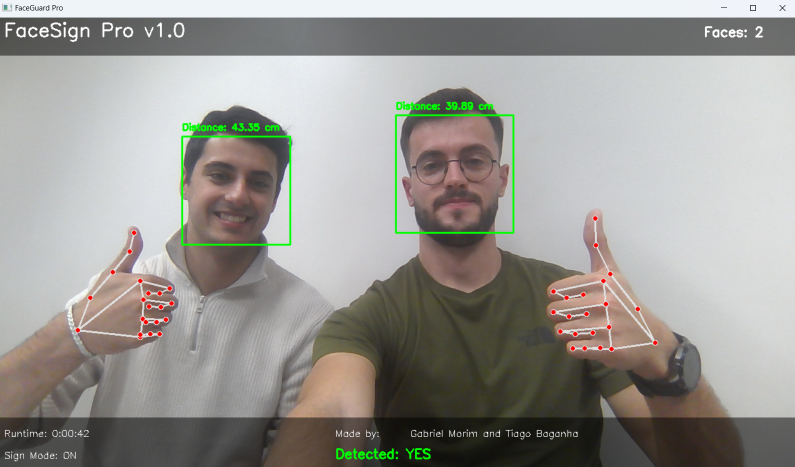
#> input picture Imagens/imagem (8).png, 1590 x 933 px, given in place of the camera (shown at 1/2 size)
$ python FaceGuardProv2.py
#> lines starting #> are read from the running program, lines starting #| are printed output that depends on the picture; after the words box and inside, x2 and y2 are one past the last pixel; in counts of white or black regions, pixels touching at a corner belong together
import cv2
import numpy as np
from datetime import datetime

class FaceGuardPro:
    def __init__(self):
        self.app_name = "FaceGuard Pro v2.0"
        self.face_cascade = cv2.CascadeClassifier(cv2.data.haarcascades + 'haarcascade_frontalface_default.xml')
        self.eye_cascade = cv2.CascadeClassifier(cv2.data.haarcascades + 'haarcascade_eye.xml')
        self.focal_length = 500
        self.known_face_width = 15
        self.face_count = 0
        self.start_time = datetime.now()
        self.credits1 = "Made by:"
        self.credits2 = "Gabriel Morim & Tiago Baganha"

    def draw_info_panel(self, frame):
        height, width = frame.shape[:2]
        overlay = frame.copy()

        # Top panel
        cv2.rectangle(overlay, (0, 0), (width, 60), (0, 0, 0), -1)

        # Bottom panel
        cv2.rectangle(overlay, (0, height-40), (width, height), (0, 0, 0), -1)
        cv2.addWeighted(overlay, 0.5, frame, 0.5, 0, frame)

        # App info
        cv2.putText(frame, self.app_name, (10, 30),
                   cv2.FONT_HERSHEY_SIMPLEX, 1, (255, 255, 255), 2)
        cv2.putText(frame, f'Faces: {self.face_count}',
                   (width - 150, 30), cv2.FONT_HERSHEY_SIMPLEX, 0.7, (255, 255, 255), 2)

        # Runtime and credits
        runtime = str(datetime.now() - self.start_time).split(".")[0]
        cv2.putText(frame, f'Runtime: {runtime}',
                   (10, height - 15), cv2.FONT_HERSHEY_SIMPLEX, 0.5, (255, 255, 255), 1)

        # Credits at bottom corners
        cv2.putText(frame, self.credits1,
                   (width//2 - 100, height - 15),
                   cv2.FONT_HERSHEY_SIMPLEX, 0.5, (255, 255, 255), 1)
        cv2.putText(frame, self.credits2,
                   (width//2 + 20, height - 15),
                   cv2.FONT_HERSHEY_SIMPLEX, 0.5, (255, 255, 255), 1)

    def detect_and_draw_eyes(self, frame, x, y, w, h):
        roi_gray = cv2.cvtColor(frame[y:y+h, x:x+w], cv2.COLOR_BGR2GRAY)
        eyes = self.eye_cascade.detectMultiScale(roi_gray)
        for (ex, ey, ew, eh) in eyes:
            cv2.rectangle(frame, (x + ex, y + ey),
                         (x + ex + ew, y + ey + eh), (255, 0, 0), 2)

    def run(self):
        cap = cv2.VideoCapture(0)
        cap.set(cv2.CAP_PROP_FRAME_WIDTH, 1280)
        cap.set(cv2.CAP_PROP_FRAME_HEIGHT, 720)

        while True:
            ret, frame = cap.read()
#> frame is the input picture: shape (933, 1590, 3); mean B, G, R 148, 152.6, 154.2
            if not ret:
                break

            gray = cv2.cvtColor(frame, cv2.COLOR_BGR2GRAY)
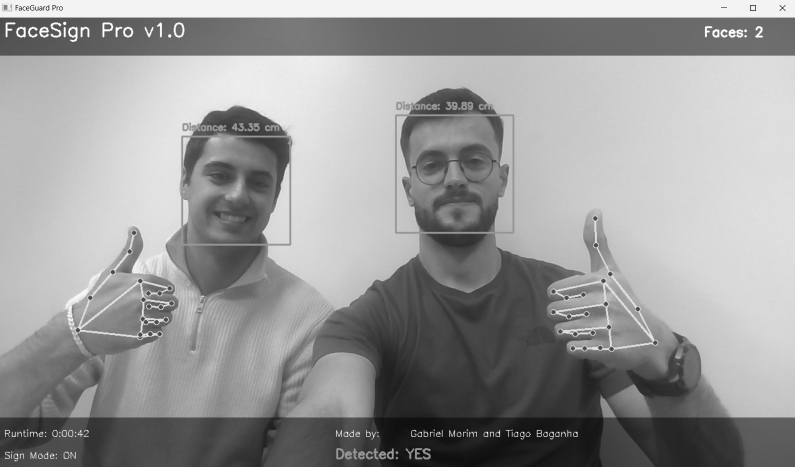
#> gray: shape (933, 1590) (shown at 1/2 size); min 0, max 255, mean 152.5
            faces = self.face_cascade.detectMultiScale(gray, 1.3, 5)
#> faces = [[790, 230, 238, 238], [361, 271, 217, 217]]

            self.face_count = len(faces)
#> self.face_count = 2
            for (x, y, w, h) in faces:
                cv2.rectangle(frame, (x, y), (x+w, y+h), (0, 255, 0), 2)

                distance = self.calculate_distance(w)
                cv2.putText(frame, f'Distance: {distance:.2f} cm',
                           (x, y-10), cv2.FONT_HERSHEY_SIMPLEX,
                           0.5, (0, 255, 0), 2)

                self.detect_and_draw_eyes(frame, x, y, w, h)

                center_x = x + w//2
                center_y = y + h//2
                cv2.circle(frame, (center_x, center_y), 2, (0, 255, 0), -1)
                cv2.line(frame, (center_x - 10, center_y),
                        (center_x + 10, center_y), (0, 255, 0), 1)
                cv2.line(frame, (center_x, center_y - 10),
                        (center_x, center_y + 10), (0, 255, 0), 1)
#> this loop made 2 passes
#> (x, y, w, h, distance, center_x, center_y) on pass 1: (790, 230, 238, 238, 31.51, 909, 349)
#> (x, y, w, h, distance, eyes in detect_and_draw_eyes, center_x, center_y) on pass 2: (361, 271, 217, 217, 34.56, [[59, 140, 36, 36], [129, 64, 56, 56], [41, 36, 77, 77]], 469, 379)
#> pass 1, in detect_and_draw_eyes, `roi_gray = cv2.cvtColor(frame[y:y+h, x:x+w], cv2.COLOR_BGR2GRAY)`:
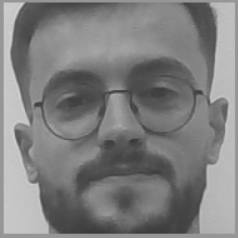
#> roi_gray: shape (238, 238); min 56, max 218, mean 127
#> pass 2, in detect_and_draw_eyes (call 2), `roi_gray = cv2.cvtColor(frame[y:y+h, x:x+w], cv2.COLOR_BGR2GRAY)`:
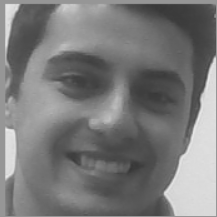
#> roi_gray: shape (217, 217); min 55, max 237, mean 122.1
#> after the loop:
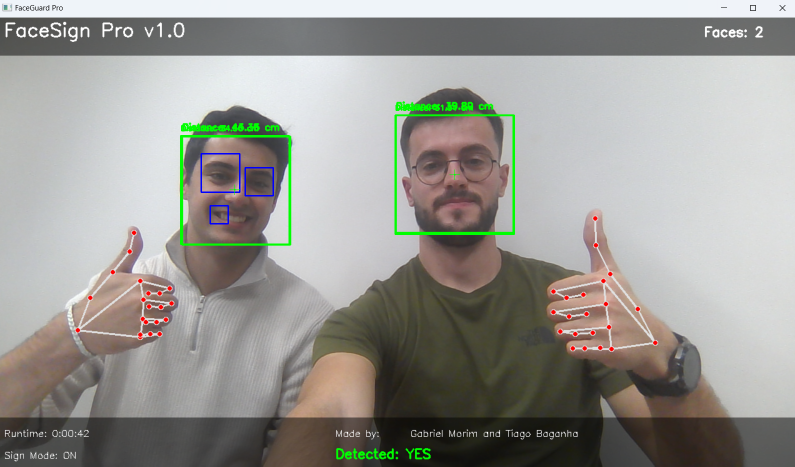
#> frame: shape (933, 1590, 3) (shown at 1/2 size); 0.46% of pixels changed, all inside (x1, y1, x2, y2) = (360, 209, 1030, 490)

            self.draw_info_panel(frame)
#> in draw_info_panel, `cv2.rectangle(overlay, (0, height-40), (width, height), (0, 0, 0), -1)`:
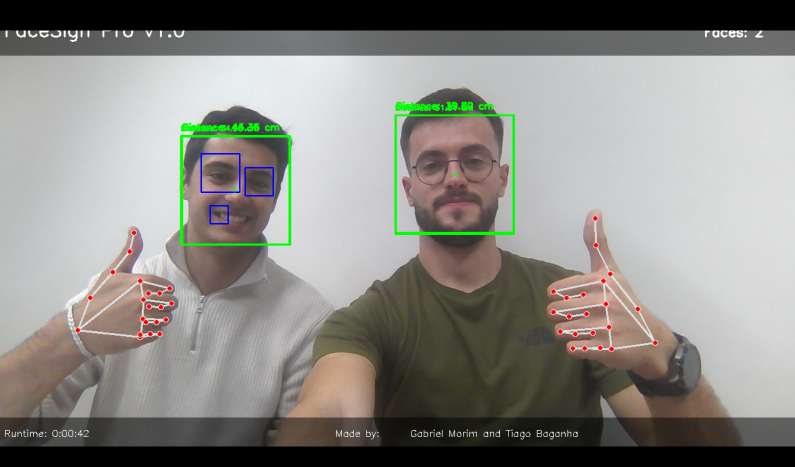
#> overlay: shape (933, 1590, 3) (shown at 1/2 size); mean B, G, R 133.3, 138, 139.3
#> in draw_info_panel, `cv2.putText(frame, f'Faces: {self.face_count}', (width - 150, 30), cv2..`:
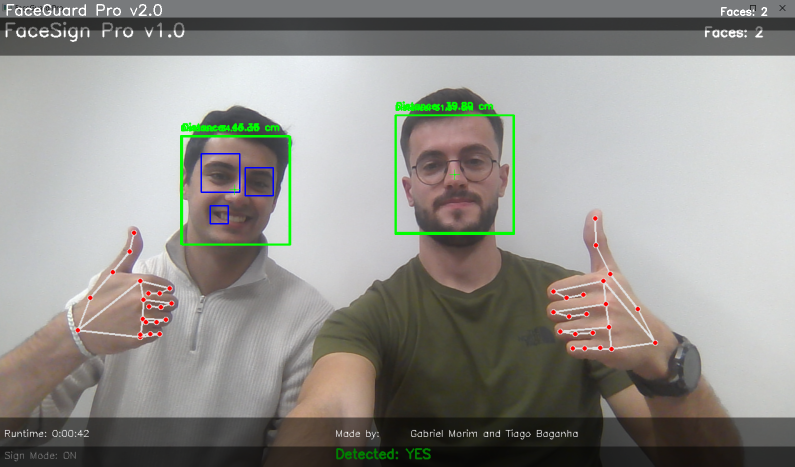
#> frame: shape (933, 1590, 3) (shown at 1/2 size); mean B, G, R 140.8, 145.6, 146.7
#> in draw_info_panel, `cv2.putText(frame, f'Runtime: {runtime}', (10, height - 15), cv2.FONT_..`: frame: shape (933, 1590, 3); 0.02% of pixels changed, all inside (x1, y1, x2, y2) = (12, 907, 146, 919)
#> in draw_info_panel, `cv2.putText(frame, self.credits1, (width//2 - 100, height - 15), cv2.F..`: frame: shape (933, 1590, 3); mean B, G, R 140.9, 145.6, 146.8
#> in draw_info_panel, `cv2.putText(frame, self.credits2, (width//2 + 20, height - 15), cv2.FO..`:
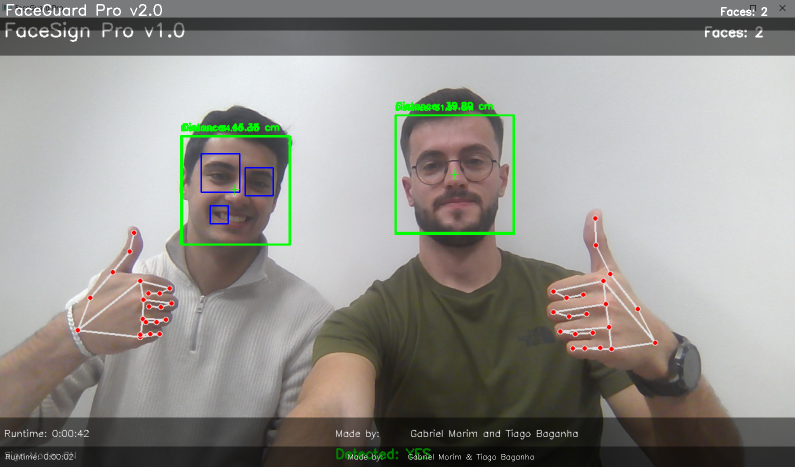
#> frame: shape (933, 1590, 3) (shown at 1/2 size); mean B, G, R 141, 145.7, 146.9
            cv2.imshow('FaceGuard Pro', frame)

            if cv2.waitKey(1) & 0xFF == ord('q'):
#> (key q is pressed here)
                break

        cap.release()
        cv2.destroyAllWindows()

    def calculate_distance(self, face_width_pixels):
        return (self.known_face_width * self.focal_length) / face_width_pixels

if __name__ == "__main__":
    app = FaceGuardPro()
    app.run()
